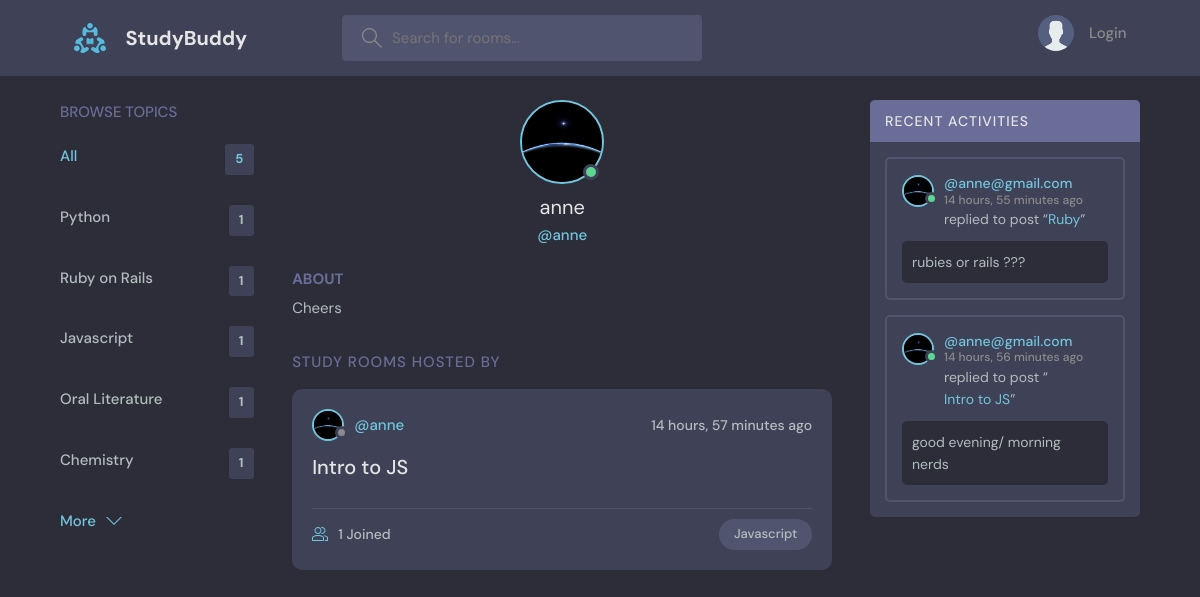
The app's page /profile/2/ with its own data.
### base/models.py (models this page shows, shortened)
class Topic(models.Model):
    name = models.CharField(max_length=200)
    def __str__(self):
        return self.name

class User(AbstractUser):
    name = models.CharField(max_length=200, null=True)
    email = models.EmailField( unique=True, null=True)
    bio = models.TextField(null=True)
    avatar = models.ImageField(null=True, default="avatar.svg")
    USERNAME_FIELD = 'email'
    REQUIRED_FIELDS = []

class Room(models.Model):
    host = models.ForeignKey(User, on_delete=models.SET_NULL, null=True)
    topic = models.ForeignKey(Topic, on_delete=models.SET_NULL, null=True)
    name = models.CharField(max_length=200)
    description = models. TextField(null=True, blank=True)
    participants = models.ManyToManyField(User, related_name='participants', blank=True)
    updated = models.DateTimeField(auto_now=True)
    created = models.DateTimeField(auto_now_add=True)
    class Meta:
        ordering = ['-updated', '-created']
    def __str__(self):
        return self.name

class Message(models.Model):
    user = models.ForeignKey(User, on_delete=models.CASCADE)
    room = models.ForeignKey(Room, on_delete=models.CASCADE)
    body = models.TextField()
    updated = models.DateTimeField(auto_now=True)
    created = models.DateTimeField(auto_now_add=True)
    class Meta:
        ordering = ['-updated', '-created']

### base/views.py (the view)
# urls.py: path('profile/<str:pk>/', views.userProfile, name="user-profile" ),
def userProfile(request, pk):
    user = User.objects.get(id=pk)
    rooms = user.room_set.all()
    room_messages = user.message_set.all()
    topics = Topic.objects.all()
    context = { 'user': user, 'rooms': rooms, 'room_messages': room_messages, 'topics': topics}
    return render(request, 'base/profile.html', context)

### base/templates/base/profile.html (shortened to what this page needs)
{% extends 'main.html' %}
 {% block content %}
  <main class="profile-page layout layout--3">
    <div class="container">
     {% include 'base/topics_component.html' %}
      <div class="roomList">
        <div class="profile">
          <div class="profile__avatar">
            <div class="avatar avatar--large active">
              <img src="{{user.avatar.url}}" alt="" />
            </div>
          </div>
          <div class="profile__info">
            <h3>{{user.username}}</h3>
            <p>@{{user.username}}</p>
          </div>
          <div class="profile__about">
            <h3>About</h3>
            <p>
              {{user.bio}}
            </p>
          </div>
        </div>
        <div class="roomList__header">
          <div>
            <h2>Study Rooms Hosted by {{room.host}}</a>
            </h2>
          </div>
        </div>
       {% include 'base/feed_component.html' %}
      </div>
      {% include 'base/activity_component.html' %}
    </div>
  </main>
{% endblock %}

### templates/main.html (shortened to what this page needs)
<!DOCTYPE html>
{% load static %}
<html lang="en">
  <head>
    <link rel="stylesheet" href="{% static 'styles/style.css' %}" />
  </head>
  <body>
    {% include 'navbar.html' %}  {% block content %} {% endblock content %}
  </body>
</html>

### templates/navbar.html (shortened to what this page needs)
{% load static %}
<header class="header header--loggedIn">
  <div class="container">
    <a href="{% url 'home' %}" class="header__logo">
      <img src="{% static 'images/logo.svg' %}" alt="" />
      <h1>StudyBuddy</h1>
    </a>
    <form class="header__search" method="GET" action="{% url 'home' %}">
      <label>
        <input name="q" placeholder="Search for rooms..." />
      </label>
    </form>
    <nav class="header__menu">
      {% if request.user.is_authenticated %}
      <div class="header__user">
        <a href="{% url 'update-user' %}">
          <div class="avatar avatar--medium active">
            <img src="{{request.user.avatar.url}}" alt="" />
          </div>
          <p>
            {{request.user.username}} <span>@{{request.user.username}}</span>
          </p>
        </a>
        <button class="dropdown-button">
          <svg
            version="1.1"
            xmlns="http://www.w3.org/2000/svg"
            width="32"
            height="32"
            viewBox="0 0 32 32"
          >
            <title>chevron-down</title>
            <path d="M16 21l-13-13h-3l16 16 16-16h-3l-13 13z"></path>
          </svg>
        </button>
      </div>
      {% else %}
      <a href="{% url 'login' %}">
        <img src="{% static 'images/avatar.svg' %}" alt="" />
        <p>Login</p>
      </a>
      {% endif %}
    </nav>
  </div>
</header>

### base/templates/base/topics_component.html
<div class="topics">
  <div class="topics__header">
    <h2>Browse Topics</h2>
  </div>
  <ul class="topics__list">
    <li>
      <a href="{% url  'home' %}" class="active"
        >All <span>{{topics.count}}</span></a
      >
    </li>
    {% for topic in topics %}
    <li>
      <a href="{% url 'home' %}?q={{topic.name}}"
        >{{topic.name}}<span>{{topic.room_set.all.count}}</span></a
      >
    </li>
    {% endfor %}
  </ul>
  <a class="btn btn--link" href="{%  url 'topics' %}">
    More
    <svg
      version="1.1"
      xmlns="http://www.w3.org/2000/svg"
      width="32"
      height="32"
      viewBox="0 0 32 32"
    >
      <title>chevron-down</title>
      <path d="M16 21l-13-13h-3l16 16 16-16h-3l-13 13z"></path>
    </svg>
  </a>
</div>

### base/templates/base/feed_component.html (shortened to what this page needs)
{% for room in rooms %}
<div class="roomListRoom">
  <div class="roomListRoom__header">
    <a
      href="{% url 'user-profile' room.host.id %}"
      class="roomListRoom__author"
    >
      <div class="avatar avatar--small">
        <img src="{{room.host.avatar.url}}" alt="" />
      </div>
      <span>@{{room.host.username}}</span>
    </a>
    <div class="roomListRoom__actions">
      <span>{{room.created|timesince}} ago</span>
    </div>
  </div>
  <div class="roomListRoom__content">
    <a href="{% url 'room' room.id %}">{{room.name}}</a>
  </div>
  <div class="roomListRoom__meta">
    <a href="{% url 'room' room.id %}" class="roomListRoom__joined">
      {{room.participants.all.count}} Joined
    </a>
    <p class="roomListRoom__topic">{{room.topic}}</p>
  </div>
</div>
{% endfor %}

### base/templates/base/activity_component.html (shortened to what this page needs)
<div class="activities">
  <div class="activities__header">
    <h2>Recent Activities</h2>
  </div>
  {% for message in room_messages %}
  <div class="activities__box">
    <div class="activities__boxHeader roomListRoom__header">
      <a
        href="{%  url 'user-profile' message.user.id %}"
        class="roomListRoom__author"
      >
        <div class="avatar avatar--small active">
          <img src="{{message.user.avatar.url}}" alt="" />
        </div>
        <p>
          @{{message.user}}
          <span>{{message.created|timesince}} ago</span>
        </p>
      </a>
    </div>
    <div class="activities__boxContent">
      <p>
        replied to post “<a href="{% url 'room' message.room.id %}"
          >{{message.room}}</a
        >”
      </p>
      <div class="activities__boxRoomContent">{{message.body}}</div>
    </div>
  </div>
  {% endfor %}
</div>

### records on screen
Topic: name "Python", room_set.all.count "1"
Topic: name "Ruby on Rails", room_set.all.count "1"
Topic: name "Javascript", room_set.all.count "1"
Topic: name "Oral Literature", room_set.all.count "1"
Topic: name "Chemistry", room_set.all.count "1"
User: avatar (picture), username "anne", bio "Cheers"
Room: host.avatar (picture), host.username "anne", created "14 hours, 57 minutes", name "Intro to JS", participants.all.count "1", topic "Javascript"
Message: user.avatar (picture), user "anne@gmail.com", created "14 hours, 55 minutes", room "Ruby", body "rubies or rails ???"
Message: user.avatar (picture), user "anne@gmail.com", created "14 hours, 56 minutes", room "Intro to JS", body "good evening/ morning nerds"

### other values on screen
{{ topics.count }} "5"
